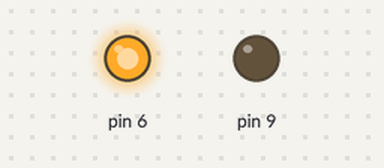
A sketch run on a simulated Arduino Uno, built with avr-gcc and run on an emulated ATmega328P. Shown: output pins drawn as LEDs (lit = HIGH).

Above: at 1.0 s.
At 3.0 s:
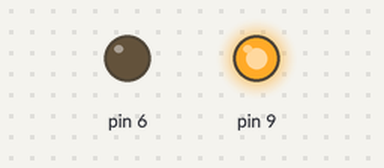
Timing chart, 0 to 5.2 s (numbered marks = the images above):
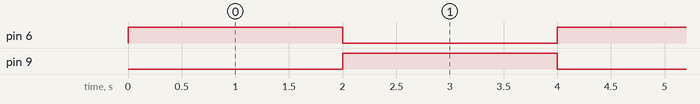

Measured:
- by itself, pin 6, pin 9: alternates HIGH for 2.0 s and LOW for 2.0 s

The sketch:

l293d_motor_driver.ino
```cpp
void setup()
{
  pinMode(6, OUTPUT);
  pinMode(9, OUTPUT);

}

void loop()
{
  digitalWrite(6, HIGH);
  digitalWrite(9, LOW);
  delay(2000);

  digitalWrite(6, LOW);
  digitalWrite(9, HIGH);
  delay(2000);
}
```
